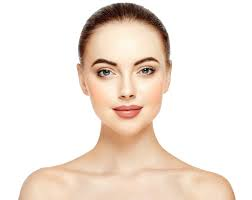
#> input picture 8_opencv_basic_numpy_slicing/twarz.jfif, 252 x 200 px
$ python zad5_opencv_basic_numpy_slicing.py
#> lines starting #> are read from the running program, lines starting #| are printed output that depends on the picture
import cv2

image = cv2.imread('twarz.jfif')
#> image is the input picture: shape (200, 252, 3); mean B, G, R 218.9, 228.8, 241.2
if image is None:
    print("Nie można wczytać obrazu. Sprawdź ścieżkę.")
    exit()

height, width = image.shape[:2]
#> height = 200; width = 252
print(width, height)
#| 252 200

startX = 70
endX = 150
startY = 50
endY = 120

if not (0 <= startX < endX <= width and 0 <= startY < endY <= height):
    print("Nieprawidłowe współrzędne!")
    exit()

dynamic_roi = image[startY:endY, startX:endX]
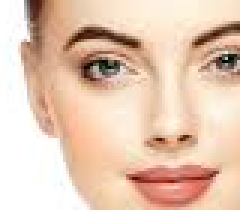
#> dynamic_roi: shape (70, 80, 3) (shown 3 times larger); mean B, G, R 178.2, 199.3, 229.6
cv2.imshow('Dynamiczny ROI', dynamic_roi)
cv2.waitKey(0)
cv2.destroyAllWindows()

cv2.imwrite('dynamic_roi.jpg', dynamic_roi)
